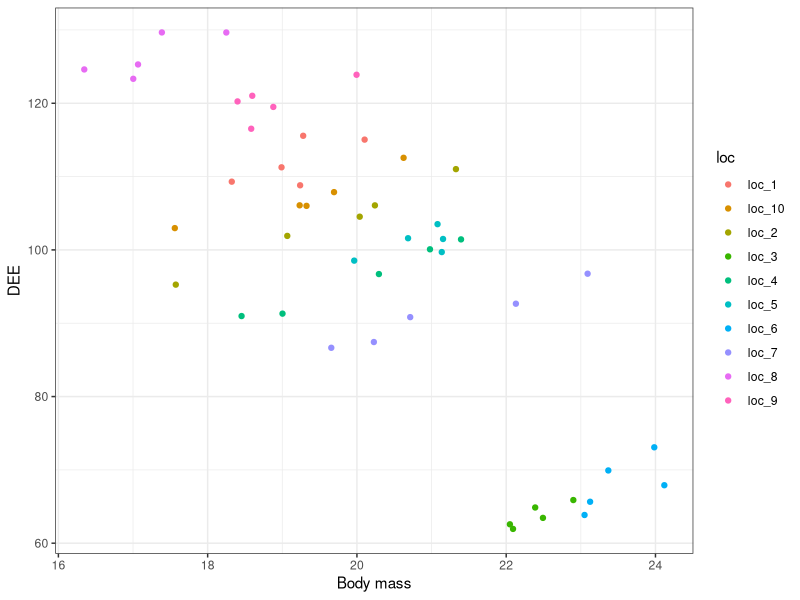
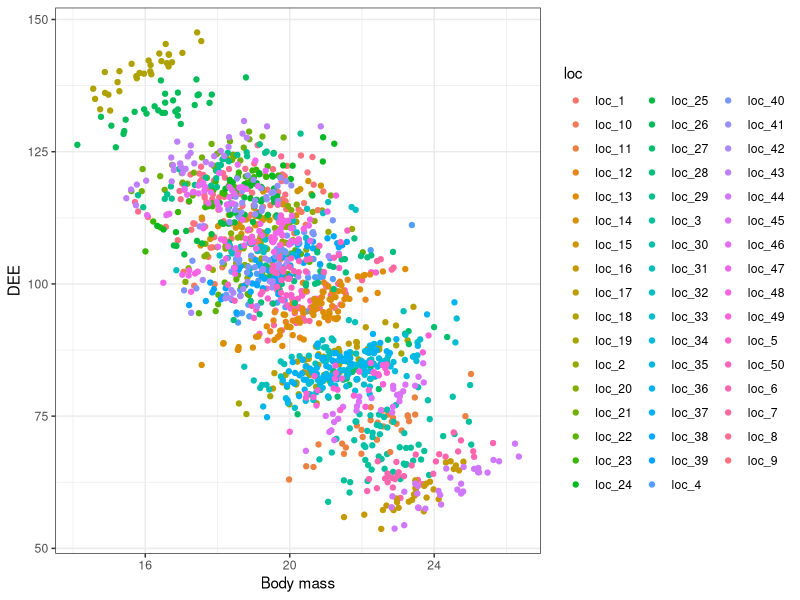

Recreate these plots in R, in order.
## ---- chunk 1
library(lme4)

# Setting a seed so I get the same results each time and can more easily comment
# on the results:
set.seed(123)

# 1. Decide on the design (treatments/predictor variables, number of replicates)
# and create a data frame with predictor variables

n_loc <- 10
n_ind <- 5

BM_true_mean <- rnorm(n_loc, 20, 2) # unknown true mean at the locations

Data <- data.frame(
    loc = rep(paste("loc", 1:n_loc, sep = "_"), each = n_ind),
    BM_true_mean = rep(BM_true_mean, each = n_ind)
    )
Data$BM <- rnorm(nrow(Data), mean = Data$BM_true_mean, sd = 1)
Data$BM_mean <- tapply(Data$BM, list(Data$loc), mean)[Data$loc] # empirical mean

# NB! Note that Data$BM_true_mean is unobserved (we call it a latent variable).
# Hence, we should perhaps not have inculded it the data - but it is convenient 
# to have it there for teh steps below.

# 2. Create a design matrix with ‘model.matrix()’ based on predictor variables
# and model. 

X <- model.matrix(~ BM_true_mean + I(BM - BM_true_mean), Data)
Z <- model.matrix(~ -1 + loc, Data)

# Note 1: Note that we use 'BM_true_mean' and not 'BM_mean' to simulate the
# data (see text above)

# Note 2: Note that we remove the intercept in the formula for Z (otherwise we
# would have got one random effect for a reference group and many random effects
# for differences to this group, all drawn form the same distribution, which 
# would have made no sense)

# 3. Decide on parameter values and compute the linear predictor. Add random
# effects if relevant.

slope_BM_mean <- -10
intercept <- (100 - slope_BM_mean*20)
slope_BM <- 3

beta <- c(intercept, slope_BM_mean, slope_BM)
delta <- rnorm(n_loc, 0, 3)

eta <- X %*% beta + Z %*% delta


# 4. Compute the relevant distribution parameter (𝝁, 𝝀, 𝒑, …).

mu <- eta
#cbind(Data, mu)


# 5. Draw random values for the response variable (‘rnorm()’, ‘rbinom()’,
# ‘rpois()’, ‘rlnorm()’, … )

Data$DEE <- rnorm(nrow(Data), mu, 2)

# Plot the data
library(ggplot2)
ggplot(Data, aes(x = BM, y = DEE , col = loc)) +
  geom_point() +
  theme_bw() +
  labs(x="Body mass", y="DEE")

# Fit the model and compare the parameter estimates to the true parameter
# values.

# NOTE: Here we used the observed mean body mass values as this is the only
# values we have (we should expect a bias towards zero when sample size within
# locations is small (and hence the means are uncertain) due to "regression
# dilution").

fit_DEE <- lmer(DEE ~ BM_mean + I(BM - BM_mean) + (1|loc), data = Data)
summary(fit_DEE)
confint(fit_DEE)

## True values used in the simulations (same order as in output):

# SD of random effect: 3
# SD of residuals (sigma): 2
# Intercept: 300 (intercept <- (100 - slope_BM_mean*20))
# Slope with respect to BM_mean: -10
# Slope with respect to BM (within locations): 3
## ---- chunk 2
# Setting a seed so I get the same results each time and can more easily comment
# on the results:
set.seed(123)

# 1. Decide on the design (treatments/predictor variables, number of replicates)
# and create a data frame with predictor variables

n_loc <- 50
n_ind <- 30

BM_true_mean <- rnorm(n_loc, 20, 2) # unknown true mean at the locations

Data <- data.frame(
    loc = rep(paste("loc", 1:n_loc, sep = "_"), each = n_ind),
    BM_true_mean = rep(BM_true_mean, each = n_ind)
    )
Data$BM <- rnorm(nrow(Data), mean = Data$BM_true_mean, sd = 1)
Data$BM_mean <- tapply(Data$BM, list(Data$loc), mean)[Data$loc] # empirical mean

# NB! Note that Data$BM_true_mean is unobserved (we call it a latent variable).
# Hence, we should perhaps not have inculded it the data - but it is convenient 
# to have it there for teh steps below.

# 2. Create a design matrix with ‘model.matrix()’ based on predictor variables
# and model. 

X <- model.matrix(~ BM_true_mean + I(BM - BM_true_mean), Data)
Z <- model.matrix(~ -1 + loc, Data)

# Note 1: Note that we use 'BM_true_mean' and not 'BM_mean' to simulate the
# data (see text above)

# Note 2: Note that we remove the intercept in the formula for Z (otherwise we
# would have got one random effect for a reference group and many random effects
# for differences to this group, all drawn form the same distribution, which 
# would have made no sense)

# 3. Decide on parameter values and compute the linear predictor. Add random
# effects if relevant.

slope_BM_mean <- -10
intercept <- (100 - slope_BM_mean*20)
slope_BM <- 3

beta <- c(intercept, slope_BM_mean, slope_BM)
delta <- rnorm(n_loc, 0, 3)

eta <- X %*% beta + Z %*% delta


# 4. Compute the relevant distribution parameter (𝝁, 𝝀, 𝒑, …).

mu <- eta
#cbind(Data, mu)


# 5. Draw random values for the response variable (‘rnorm()’, ‘rbinom()’,
# ‘rpois()’, ‘rlnorm()’, … )

Data$DEE <- rnorm(nrow(Data), mu, 2)

# Plot the data
library(ggplot2)
ggplot(Data, aes(x = BM, y = DEE , col = loc)) +
  geom_point() +
  theme_bw() +
  labs(x="Body mass", y="DEE")

# Fit the model and compare the parameter estimates to the true parameter
# values.

# NOTE: Here we used the observed mean body mass values as this is the only
# values we have (we should expect a bias towards zero when sample size within
# locations is small (and hence the means are uncertain) due to "regression
# dilution").

fit_DEE <- lmer(DEE ~ BM_mean + I(BM - BM_mean) + (1|loc), data = Data)
summary(fit_DEE)
confint(fit_DEE)

## True values used in the simulatinos (same order as in output):

# SD of random effect: 3
# SD of residuals (sigma): 2
# Intercept: 300 (intercept <- (100 - slope_BM_mean*20))
# Slope with respect to BM_mean: -10
# Slope with respect to BM (within locations): 3
